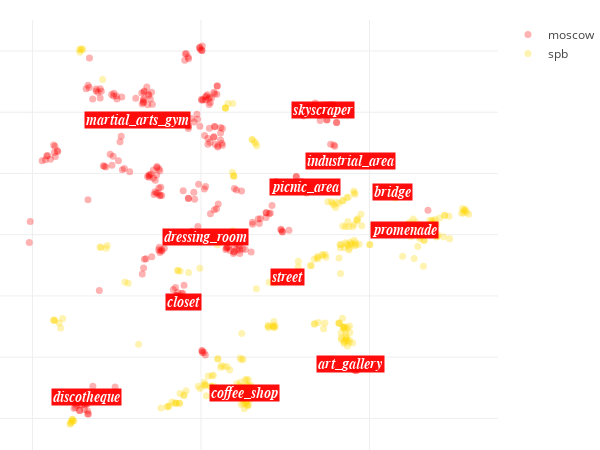

This figure's notebook cell:
### Code cell
def locations_scatter_plot(locs_x, locs_y, 
                           opposite_locs_x,opposite_locs_y,
                          locs_labels, opposite_locs_labels):
    MARKER_OPACITY = 0.3
    PLOT_HEIGHT = 450
    PLOT_WIDTH = 600
    TARGET_COLOR = 'red'#'turquoise'#'#ff4848'
    OPPOSITE_COLOR = 'gold'#'lightskyblue'#'gold'
    MARGIN = dict(l=0, r=30, b=0, t=20)
    
    
    def create_scatter(x, y, colors, labels, name, marker):
        return go.Scatter(x=x, y=y,
                          mode='markers',
                          hoverinfo='text', 
                          text=labels, name=name,
                          marker=dict(size=7, symbol=marker, opacity=MARKER_OPACITY, 
                                       color=colors))
    
    annotations = []
    
    for l, x, y in zip(tag_labels, [x[0] for x in tag_labels_coordinates], 
                       [x[1] for x in tag_labels_coordinates]):
        annotations.append(
            go.Annotation(
                x = x, y = y, 
                xanchor = "center",
                showarrow = False, opacity=0.95,
                text = "<i><b>{}".format(l),#"<b><i>{}".format(l),
                bgcolor=TARGET_COLOR, # 414141
                font = dict(size = 14, color = 'white', family='arial')))
    
    data = [create_scatter(locs_x, locs_y, TARGET_COLOR, 
                           locs_labels, CITY, None),
            create_scatter(opposite_locs_x, opposite_locs_y, 
                           OPPOSITE_COLOR, opposite_locs_labels, 
                           opposite_city, None)]

    axis_style = dict(showticklabels=False, zeroline=False)
    layout = go.Layout(height=PLOT_HEIGHT, width=PLOT_WIDTH,
                        margin=MARGIN, hovermode='closest',
                        xaxis=axis_style, yaxis=axis_style)
    
    fig = go.Figure(data=data, layout=layout)
    fig['layout']['annotations'] = annotations
    py.iplot(fig, show_link=False)


locations_scatter_plot(np.array(visual_data[0])[indexes_target],
                       np.array(visual_data[1])[indexes_target], 
                       np.array(visual_data[0])[indexes_opposite],
                       np.array(visual_data[1])[indexes_opposite],
                       labels[indexes_target], labels[indexes_opposite])

### Figure 1 — Plotly figure (JSON) as saved in the notebook; plotly's stock layout.template omitted (floating-point values rounded to 4 significant figures; data arrays with more than 128 entries replaced by an {"elided": "..."} marker saying what was removed)
{"data": [{"hoverinfo": "text", "marker": {"color": "red", "opacity": 0.3, "size": 7}, "mode": "markers", "name": "moscow", "text": {"elided": "304 str values"}, "type": "scatter", "uid": "190c8db4-2b0c-11e9-bb76-3c15c2cf2370", "x": {"elided": "304 float values"}, "y": {"elided": "304 float values"}}, {"hoverinfo": "text", "marker": {"color": "gold", "opacity": 0.3, "size": 7}, "mode": "markers", "name": "spb", "text": {"elided": "288 str values"}, "type": "scatter", "uid": "190c98ac-2b0c-11e9-bc41-3c15c2cf2370", "x": {"elided": "288 float values"}, "y": {"elided": "288 float values"}}], "layout": {"annotations": [{"bgcolor": "red", "font": {"color": "white", "family": "arial", "size": 14}, "opacity": 0.95, "showarrow": false, "text": "<i><b>street", "x": 25.79, "xanchor": "center", "y": -13.91}, {"bgcolor": "red", "font": {"color": "white", "family": "arial", "size": 14}, "opacity": 0.95, "showarrow": false, "text": "<i><b>discotheque", "x": -33.94, "xanchor": "center", "y": -52.93}, {"bgcolor": "red", "font": {"color": "white", "family": "arial", "size": 14}, "opacity": 0.95, "showarrow": false, "text": "<i><b>promenade", "x": 60.45, "xanchor": "center", "y": 1.381}, {"bgcolor": "red", "font": {"color": "white", "family": "arial", "size": 14}, "opacity": 0.95, "showarrow": false, "text": "<i><b>art_gallery", "x": 44.37, "xanchor": "center", "y": -42.18}, {"bgcolor": "red", "font": {"color": "white", "family": "arial", "size": 14}, "opacity": 0.95, "showarrow": false, "text": "<i><b>bridge", "x": 56.94, "xanchor": "center", "y": 14.09}, {"bgcolor": "red", "font": {"color": "white", "family": "arial", "size": 14}, "opacity": 0.95, "showarrow": false, "text": "<i><b>dressing_room", "x": 1.434, "xanchor": "center", "y": -0.6386}, {"bgcolor": "red", "font": {"color": "white", "family": "arial", "size": 14}, "opacity": 0.95, "showarrow": false, "text": "<i><b>picnic_area", "x": 30.9, "xanchor": "center", "y": 15.53}, {"bgcolor": "red", "font": {"color": "white", "family": "arial", "size": 14}, "opacity": 0.95, "showarrow": false, "text": "<i><b>skyscraper", "x": 36.32, "xanchor": "center", "y": 40.67}, {"bgcolor": "red", "font": {"color": "white", "family": "arial", "size": 14}, "opacity": 0.95, "showarrow": false, "text": "<i><b>closet", "x": -5.048, "xanchor": "center", "y": -22.05}, {"bgcolor": "red", "font": {"color": "white", "family": "arial", "size": 14}, "opacity": 0.95, "showarrow": false, "text": "<i><b>industrial_area", "x": 44.44, "xanchor": "center", "y": 24.09}, {"bgcolor": "red", "font": {"color": "white", "family": "arial", "size": 14}, "opacity": 0.95, "showarrow": false, "text": "<i><b>coffee_shop", "x": 12.91, "xanchor": "center", "y": -51.62}, {"bgcolor": "red", "font": {"color": "white", "family": "arial", "size": 14}, "opacity": 0.95, "showarrow": false, "text": "<i><b>martial_arts_gym", "x": -18.92, "xanchor": "center", "y": 37.55}], "height": 450, "hovermode": "closest", "margin": {"b": 0, "l": 0, "r": 30, "t": 20}, "width": 600, "xaxis": {"showticklabels": false, "zeroline": false}, "yaxis": {"showticklabels": false, "zeroline": false}}}
